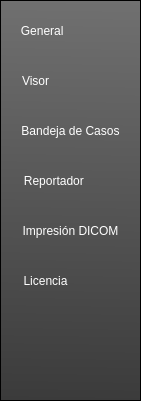
  <widget class="QFrame" name="frame_2">
   <property name="geometry">
    <rect>
     <x>0</x>
     <y>30</y>
     <width>141</width>
     <height>401</height>
    </rect>
   </property>
   <property name="styleSheet">
    <string notr="true">background-color: qlineargradient(spread:pad, x1:0.539773, y1:1, x2:0.545455, y2:0, stop:0 rgba(59, 59, 59, 255), stop:1 rgba(112, 112, 112, 255));

</string>
   </property>
   <property name="frameShape">
    <enum>QFrame::StyledPanel</enum>
   </property>
   <property name="frameShadow">
    <enum>QFrame::Raised</enum>
   </property>
   <widget class="QPushButton" name="pushButton">
    <property name="geometry">
     <rect>
      <x>0</x>
      <y>10</y>
      <width>141</width>
      <height>41</height>
     </rect>
    </property>
    <property name="styleSheet">
     <string notr="true">QPushButton{
	border: none;
	background-color: transparent;
	color: rgb(255, 255, 255);
}
QPushButton:hover{
	border-top: 1px solid rgb(0, 64, 0);
	border-bottom: 1px solid rgb(0, 64, 0);
	background-color: rgb(191, 223, 191);
}
QPushButton:checked{
	border-top: 1px solid rgb(0, 64, 0);
	border-bottom: 1px solid rgb(0, 64, 0);
	background-color: qradialgradient(spread:pad, cx:0.511364, cy:1, radius:0.99, fx:0.505682, fy:1, stop:0 rgba(157, 206, 157, 255), stop:1 rgba(0, 128, 0, 255));
}</string>
    </property>
    <property name="text">
     <string>General                 </string>
    </property>
    <property name="checkable">
     <bool>false</bool>
    </property>
    <property name="checked">
     <bool>false</bool>
    </property>
   </widget>
   <widget class="QPushButton" name="pushButton_2">
    <property name="geometry">
     <rect>
      <x>0</x>
      <y>60</y>
      <width>141</width>
      <height>41</height>
     </rect>
    </property>
    <property name="styleSheet">
     <string notr="true">QPushButton{
	border: none;
	background-color: transparent;
	color: rgb(255, 255, 255);
}
QPushButton:hover{
	border-top: 1px solid rgb(0, 64, 0);
	border-bottom: 1px solid rgb(0, 64, 0);
	background-color: rgb(191, 223, 191);
}
QPushButton:checked{
	border-top: 1px solid rgb(0, 64, 0);
	border-bottom: 1px solid rgb(0, 64, 0);
	background-color: qradialgradient(spread:pad, cx:0.511364, cy:1, radius:0.99, fx:0.505682, fy:1, stop:0 rgba(157, 206, 157, 255), stop:1 rgba(0, 128, 0, 255));
}</string>
    </property>
    <property name="text">
     <string>Visor                     </string>
    </property>
    <property name="checkable">
     <bool>false</bool>
    </property>
    <property name="checked">
     <bool>false</bool>
    </property>
   </widget>
   <widget class="QPushButton" name="pushButton_3">
    <property name="geometry">
     <rect>
      <x>0</x>
      <y>110</y>
      <width>141</width>
      <height>41</height>
     </rect>
    </property>
    <property name="styleSheet">
     <string notr="true">QPushButton{
	border: none;
	background-color: transparent;
	color: rgb(255, 255, 255);
}
QPushButton:hover{
	border-top: 1px solid rgb(0, 64, 0);
	border-bottom: 1px solid rgb(0, 64, 0);
	background-color: rgb(191, 223, 191);
}
QPushButton:checked{
	border-top: 1px solid rgb(0, 64, 0);
	border-bottom: 1px solid rgb(0, 64, 0);
	background-color: qradialgradient(spread:pad, cx:0.511364, cy:1, radius:0.99, fx:0.505682, fy:1, stop:0 rgba(157, 206, 157, 255), stop:1 rgba(0, 128, 0, 255));
}</string>
    </property>
    <property name="text">
     <string>Bandeja de Casos</string>
    </property>
    <property name="checkable">
     <bool>false</bool>
    </property>
    <property name="checked">
     <bool>false</bool>
    </property>
   </widget>
   <widget class="QPushButton" name="pushButton_4">
    <property name="geometry">
     <rect>
      <x>0</x>
      <y>160</y>
      <width>141</width>
      <height>41</height>
     </rect>
    </property>
    <property name="styleSheet">
     <string notr="true">QPushButton{
	border: none;
	background-color: transparent;
	color: rgb(255, 255, 255);
}
QPushButton:hover{
	border-top: 1px solid rgb(0, 64, 0);
	border-bottom: 1px solid rgb(0, 64, 0);
	background-color: rgb(191, 223, 191);
}
QPushButton:checked{
	border-top: 1px solid rgb(0, 64, 0);
	border-bottom: 1px solid rgb(0, 64, 0);
	background-color: qradialgradient(spread:pad, cx:0.511364, cy:1, radius:0.99, fx:0.505682, fy:1, stop:0 rgba(157, 206, 157, 255), stop:1 rgba(0, 128, 0, 255));
}</string>
    </property>
    <property name="text">
     <string>Reportador          </string>
    </property>
    <property name="checkable">
     <bool>false</bool>
    </property>
    <property name="checked">
     <bool>false</bool>
    </property>
   </widget>
   <widget class="QPushButton" name="pushButton_5">
    <property name="geometry">
     <rect>
      <x>0</x>
      <y>210</y>
      <width>141</width>
      <height>41</height>
     </rect>
    </property>
    <property name="styleSheet">
     <string notr="true">QPushButton{
	border: none;
	background-color: transparent;
	color: rgb(255, 255, 255);
}
QPushButton:hover{
	border-top: 1px solid rgb(0, 64, 0);
	border-bottom: 1px solid rgb(0, 64, 0);
	background-color: rgb(191, 223, 191);
}
QPushButton:checked{
	border-top: 1px solid rgb(0, 64, 0);
	border-bottom: 1px solid rgb(0, 64, 0);
	background-color: qradialgradient(spread:pad, cx:0.511364, cy:1, radius:0.99, fx:0.505682, fy:1, stop:0 rgba(157, 206, 157, 255), stop:1 rgba(0, 128, 0, 255));
}</string>
    </property>
    <property name="text">
     <string>Impresión DICOM</string>
    </property>
    <property name="checkable">
     <bool>false</bool>
    </property>
    <property name="checked">
     <bool>false</bool>
    </property>
   </widget>
   <widget class="QPushButton" name="pushButton_6">
    <property name="geometry">
     <rect>
      <x>0</x>
      <y>260</y>
      <width>141</width>
      <height>41</height>
     </rect>
    </property>
    <property name="styleSheet">
     <string notr="true">QPushButton{
	border: none;
	background-color: transparent;
	color: rgb(255, 255, 255);
}
QPushButton:hover{
	border-top: 1px solid rgb(0, 64, 0);
	border-bottom: 1px solid rgb(0, 64, 0);
	background-color: rgb(191, 223, 191);
}
QPushButton:checked{
	border-top: 1px solid rgb(0, 64, 0);
	border-bottom: 1px solid rgb(0, 64, 0);
	background-color: qradialgradient(spread:pad, cx:0.511364, cy:1, radius:0.99, fx:0.505682, fy:1, stop:0 rgba(157, 206, 157, 255), stop:1 rgba(0, 128, 0, 255));
}</string>
    </property>
    <property name="text">
     <string>Licencia               </string>
    </property>
    <property name="checkable">
     <bool>false</bool>
    </property>
    <property name="checked">
     <bool>false</bool>
    </property>
   </widget>
  </widget>
